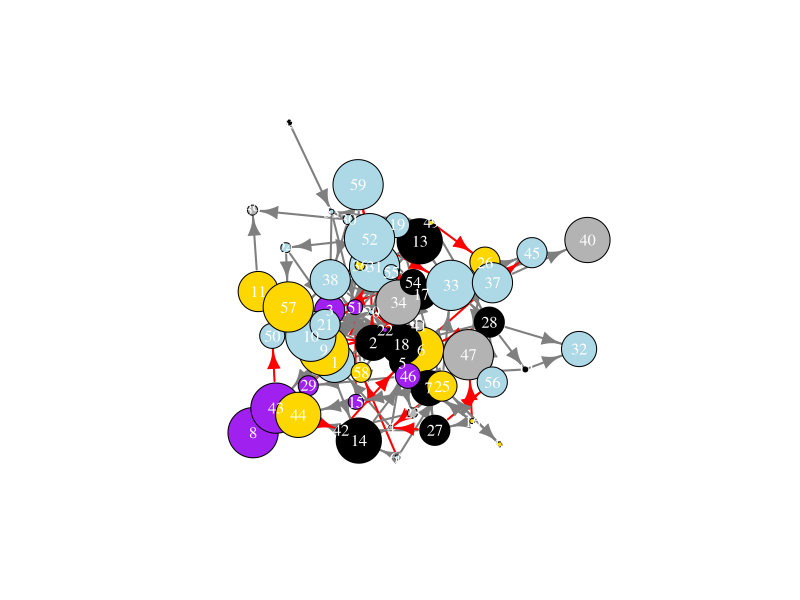

Write the R code that produced this figure.
## ---- chunk 1
library(igraph)
library(dplyr)
library(readxl)
## ---- chunk 2
# Importar datos desde archivos Excel
personajes <- read_excel("datasets/personajes.xlsx") |>
  as.data.frame()
relaciones <- read_excel("datasets/relaciones.xlsx") |>
  as.data.frame()
## ---- chunk 3
# Escribe tu código aquí
g_tronos <- graph_from_data_frame(relaciones, directed = TRUE, vertices = personajes)
g_tronos
vertex.attributes(g_tronos)
## ---- chunk 4
# Escribe tu código aquí
V(g_tronos)$size <- V(g_tronos)$poder * 3
## ---- chunk 5
# Escribe tu código aquí
# Mio
V(g_tronos)$color <- case_when(
  V(g_tronos)$casa == "León" ~ "gold",
  V(g_tronos)$casa == "Lobo" ~ "gray70",
  V(g_tronos)$casa == "Cuervo" ~ "purple",
  V(g_tronos)$casa == "Ninguna" ~ "black",
  .default = "lightblue"
)

# ----------------------------
# Profe
idxLeon <- V(g_tronos)$casa == "León"
V(g_tronos)[idxLeon]$color <- "gold"
idxLobo <- V(g_tronos)$casa == "Lobo"
V(g_tronos)[idxLobo]$color <- "gray70"
idxCuervo <- V(g_tronos)$casa == "Cuervo"
V(g_tronos)[idxCuervo]$color <- "purple"
idxNinguna <- V(g_tronos)$casa == "Ninguna"
V(g_tronos)[idxNinguna]$color <- "black"

V(g_tronos)$label.color <- "white"
## ---- chunk 6
# Escribe tu código aquí
E(g_tronos)$width <- 2

# Mio
E(g_tronos)$color <- case_when(
  (E(g_tronos)$tipo %in% c("Odio", "Contrato")) ~ "red",
  .default = "gray50"
)

# -------------------------------------------
# Profe
idxOdioContrato <- E(g_tronos)$tipo %in% c("Odio", "Contrato")
E(g_tronos)$color <- "gray50"
E(g_tronos)[idxOdioContrato]$color <- "red"
## ---- chunk 7
# Escribe tu código aquí
plot(g_tronos,
     layout = layout_with_fr(g_tronos))
## ---- chunk 8
# Escribe tu código aquí

## ---- chunk 9
# Escribe tu código aquí
